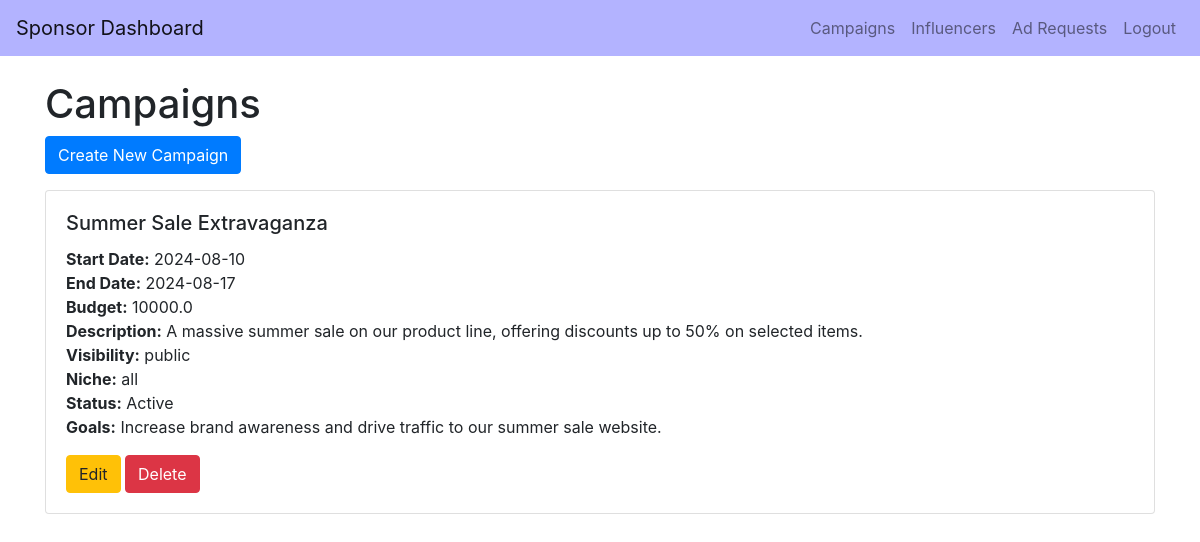
The page /sponsor_campaigns/google_admin on the database as committed earlier.
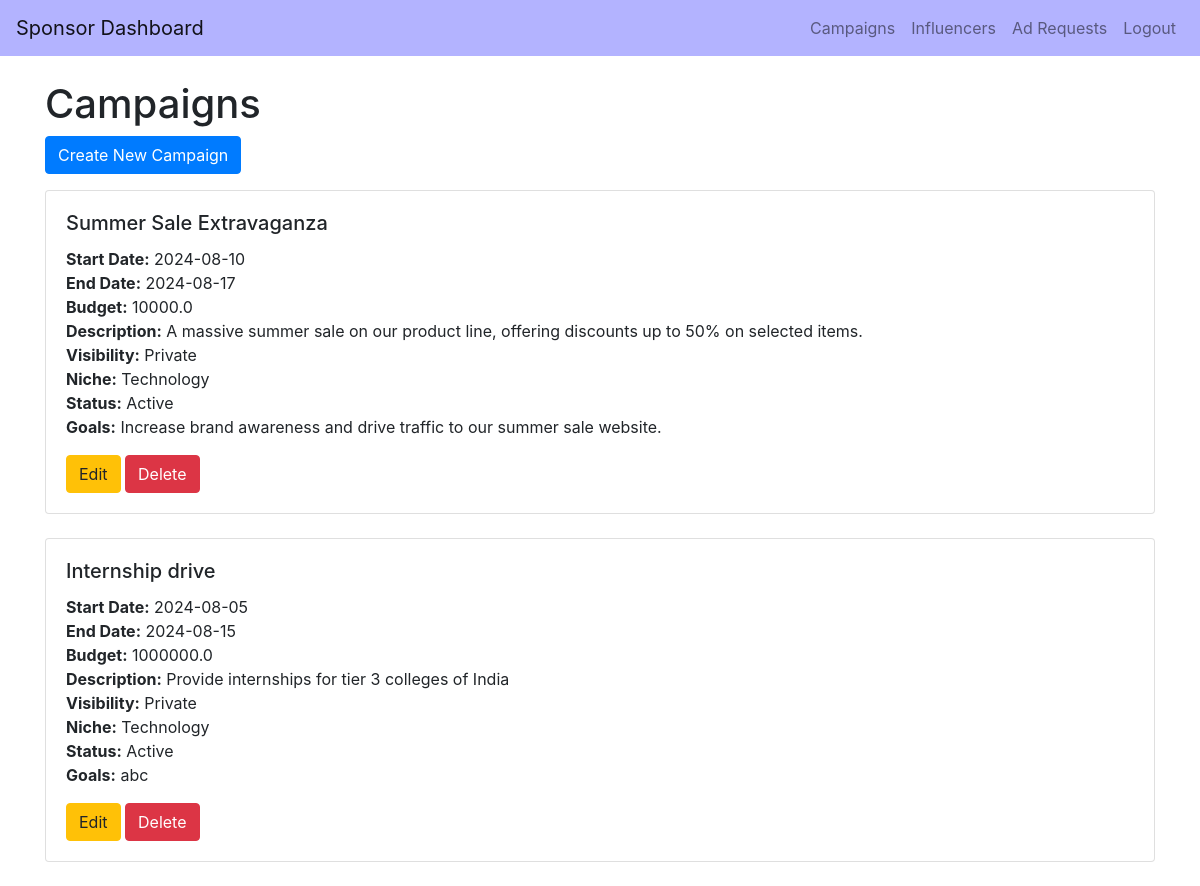
The same page on the database as committed later.
### backend/models.py (models this page shows)
class Campaign(db.Model):
    __tablename__ = 'campaign'
    id = db.Column(db.Integer, primary_key=True)
    name = db.Column(db.String(100), nullable=False)
    description = db.Column(db.Text, nullable=False)
    start_date = db.Column(db.Date, nullable=False)
    end_date = db.Column(db.Date, nullable=False)
    budget = db.Column(db.Float, nullable=False)
    visibility = db.Column(db.String(10), nullable=False)  # public, private
    goals = db.Column(db.Text, nullable=False)
    niche = db.Column(db.String(50), nullable=False)
    status = db.Column(db.String(10), nullable=False)
    flagged = db.Column(db.Boolean, default=False, nullable=False)
    user_id = db.Column(db.Integer, db.ForeignKey('user.id'), nullable=False)
    ad_requests = db.relationship('AdRequest', backref='campaigns_ad_requests')
    campaign_requests = db.relationship('CampaignRequest', backref='campaign_campaign_requests')

### backend/controller.py (the view)
@app.route('/sponsor_campaigns/<username>', methods=['GET'])
def campaigns_page(username):
    user = User.query.filter_by(username=username).first()
    if user and user.role == 'sponsor':
        sponsor = Sponsor.query.filter_by(user_id=user.id).first()
        if sponsor:
            sponsor_campaigns=fetch_campaigns(user.id).campaigns
            return render_template('sponsor_campaigns.html', campaigns=sponsor_campaigns, username=username)
    return redirect(url_for('sponsor_dashboard', username=username))

### backend/controller.py (called while the page is built)
def fetch_campaigns(id):
            user_campaigns=User.query.filter_by(id=id).first()
            return user_campaigns

### templates/sponsor_campaigns.html (shortened to what this page needs)
<!DOCTYPE html>
<html lang="en">
<head>
    <link href="https://stackpath.bootstrapcdn.com/bootstrap/4.5.2/css/bootstrap.min.css" rel="stylesheet">
</head>
<body>
    <nav class="navbar navbar-expand-lg navbar-light" style="background-color: #b3b3ff;">
        <a class="navbar-brand" href="/sponsor_dashboard/{{ username }}">Sponsor Dashboard</a>
        <div class="collapse navbar-collapse">
            <ul class="navbar-nav ml-auto">
                <li class="nav-item">
                    <a class="nav-link" href="/sponsor_campaigns/{{ username }}">Campaigns</a>
                </li>
                <li class="nav-item">
                    <a class="nav-link" href="/sponsor_influencers/{{ username }}">Influencers</a>
                </li>
                <li class="nav-item">
                    <a class="nav-link" href="/sponsor_ad_requests/{{ username }}">Ad Requests</a>
                </li>
                <li class="nav-item">
                    <a class="nav-link" href="{{ url_for('logout') }}">Logout</a>
                </li>
            </ul>
        </div>
    </nav>
    <div class="container mt-4">
        <h1>Campaigns</h1>
        <button class="btn btn-primary mb-3" data-toggle="modal" data-target="#createCampaignModal">Create New Campaign</button>
        <div class="row">
            {% if campaigns %}
                {% for campaign in campaigns %}
                    <div class="col-12 mb-4">
                        <div class="card">
                            <div class="card-body">
                                <h5 class="card-title">{{ campaign.name }}</h5>
                                <p class="card-text">
                                    <strong>Start Date:</strong> {{ campaign.start_date }}<br>
                                    <strong>End Date:</strong> {{ campaign.end_date }}<br>
                                    <strong>Budget:</strong> {{ campaign.budget }}<br>
                                    <strong>Description:</strong> {{ campaign.description }}<br>
                                    <strong>Visibility:</strong> {{ campaign.visibility }}<br>
                                    <strong>Niche:</strong> {{ campaign.niche }}<br>
                                    <strong>Status:</strong> {{ campaign.status }}<br>
                                    <strong>Goals:</strong> {{ campaign.goals }}<br>
                                </p>
                                <button class="btn btn-warning"
                                    data-toggle="modal"
                                    data-target="#editCampaignModal"
                                    data-id="{{ campaign.id }}"
                                    data-name="{{ campaign.name }}"
                                    data-start_date="{{ campaign.start_date }}"
                                    data-end_date="{{ campaign.end_date }}"
                                    data-budget="{{ campaign.budget }}"
                                    data-visibility="{{ campaign.visibility }}"
                                    data-niche="{{ campaign.niche }}"
                                    data-description="{{ campaign.description }}"
                                    data-goals="{{ campaign.goals }}">
                                Edit
                            </button>
                                <button class="btn btn-danger" data-toggle="modal" data-target="#deleteCampaignModal" data-id="{{ campaign.id }}">Delete</button>
                            </div>
                        </div>
                    </div>
                {% endfor %}
            {% else %}
                <p>No campaigns found.</p>
            {% endif %}
        </div>
    </div>
</body>
</html>

Rows that differ between the two databases and show on the page:
changed Campaign "Summer Sale Extravaganza": visibility "public" → "Private"; niche "all" → "Technology"
added Campaign: name "Internship drive", start_date "2024-08-05", end_date "2024-08-15", budget "1000000.0", description "Provide internships for tier 3 colleges of India", visibility "Private", niche "Technology", status "Active", goals "abc"
